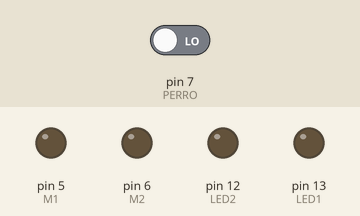
Recording of a sketch running on a simulated Arduino Uno, built with avr-gcc and run on an emulated ATmega328P. On the bench: output pins drawn as LEDs (lit = HIGH). Inputs (shaded band) come from the test bench; at power-on: pin 7 (PERRO) LOW.

Above: at 0.1 s.
At 2.1 s:
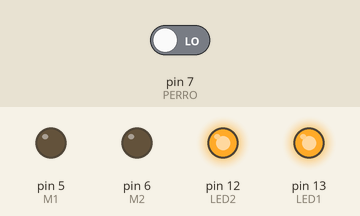
Timing chart, 0 to 3.6 s (numbered marks = the images above):
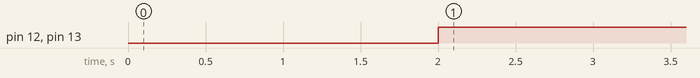

Measured:
- by itself, pin 12 (LED2), pin 13 (LED1): LOW → HIGH at 2.0 s

The sketch:

TRABAJO_11.ino
```cpp
int M1=5;
int M2=6;
int LED1=13;
int LED2=12;
int estado=0;
int PERRO=7;

void loop (){
  pinMode (M1,OUTPUT);
  pinMode (M2,OUTPUT);
  pinMode (LED1,OUTPUT);
  pinMode (LED2,OUTPUT);
  pinMode (PERRO,INPUT);
}

void setup (){
  estado = digitalRead (PERRO);
  if (estado==HIGH){
  digitalWrite (M1,HIGH);
  delay(500);
  digitalWrite (M2,HIGH);
  delay(500);
  digitalWrite (LED1,LOW);
  delay(500);
  digitalWrite (LED2,LOW);
  delay(500);
  }
  else{
  digitalWrite (LED1,HIGH);
  delay(500);
  digitalWrite (LED2,HIGH);
  delay(500);
  digitalWrite (M1,LOW);
  delay(500);
  digitalWrite (M2,LOW);
  delay(500);
  }
}
```
